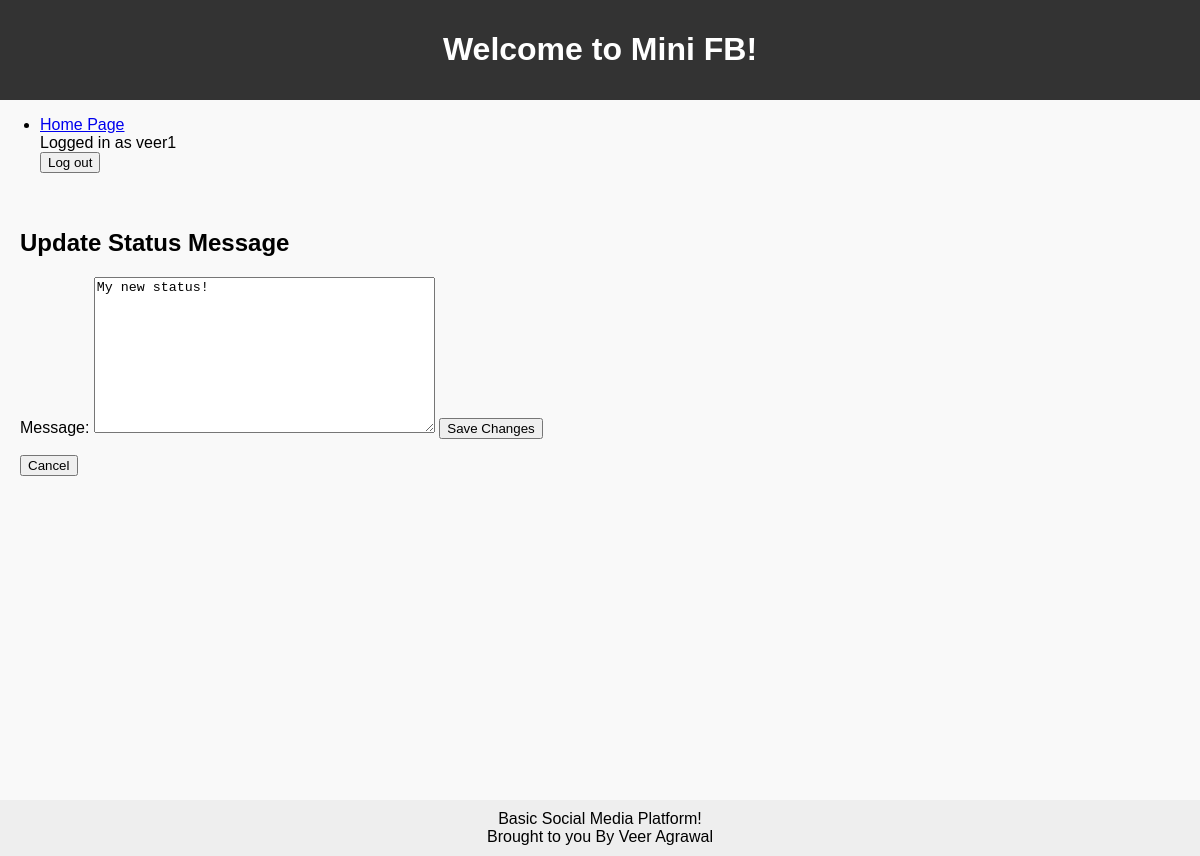
/mini_fb/status/4/update (signed in), run on an earlier commit of the app's database.
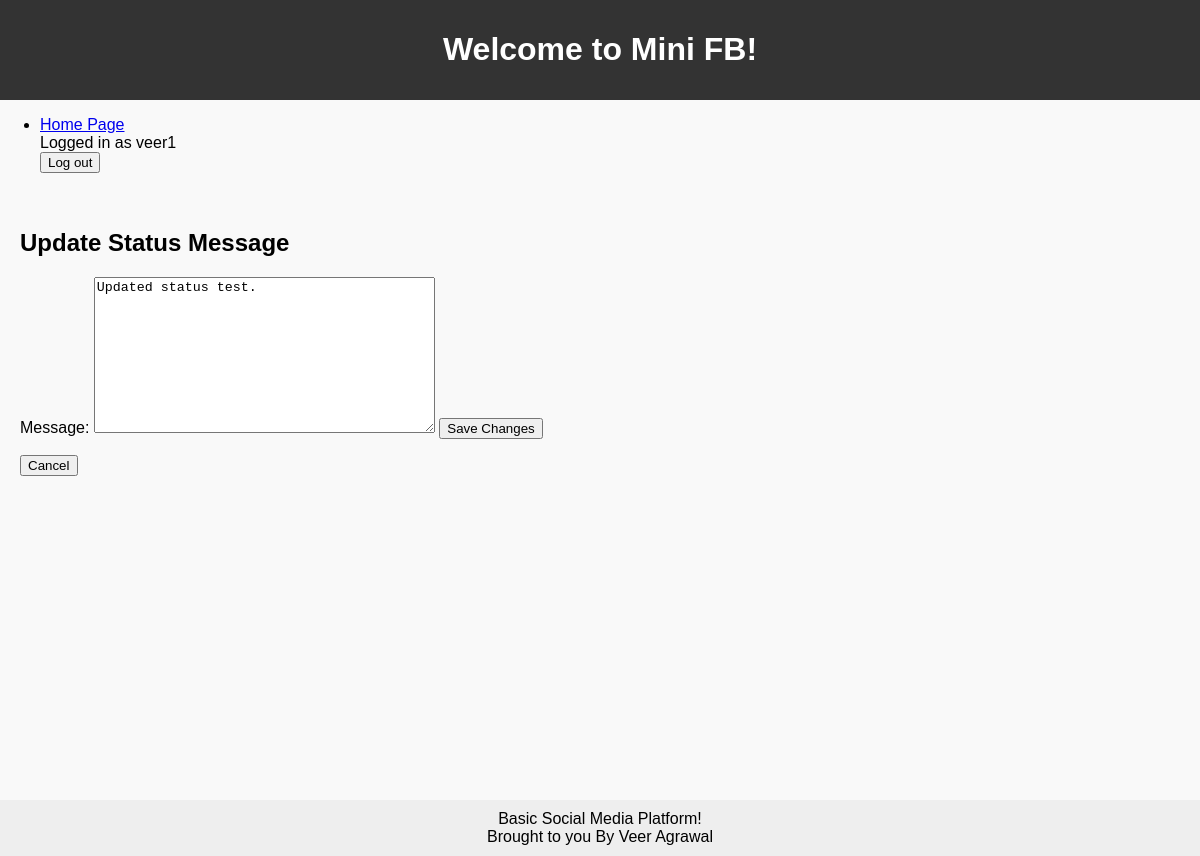
And on a later commit of the database.
### mini_fb/models.py (models this page shows, shortened)
class StatusMessage(models.Model):
    timestamp = models.DateTimeField(default=timezone.now)
    message = models.TextField()
    profile = models.ForeignKey('Profile', on_delete=models.CASCADE)

### mini_fb/views.py (the view, shortened to what this page needs)
# urls.py: path('status/<int:pk>/update', login_required(UpdateStatusMessageView.as_view(), login_url='login'), name='update_status'),
class UpdateStatusMessageView(LoginRequiredMixin, UpdateView):
    model = StatusMessage
    form_class = UpdateStatusMessageForm
    template_name = 'mini_fb/update_status_form.html'
    context_object_name = 'status_message'
    login_url = 'login'

### mini_fb/forms.py
class UpdateStatusMessageForm(forms.ModelForm):
    class Meta:
        model = StatusMessage
        fields = ['message']

### mini_fb/templates/mini_fb/update_status_form.html (shortened to what this page needs)
{% extends "mini_fb/base.html" %}
{% block content %}
<h2>Update Status Message</h2>
<form method="POST">
    {{ form.as_table }}
    <button type="submit">Save Changes</button>
</form>
<form method="GET" action="{% url 'show_profile' status_message.profile.pk %}">
    <button type="submit">Cancel</button>
</form>
{% endblock %}

What changed in the data, as far as the page shows it:
changed StatusMessage: message "My new status!" → "Updated status test."
